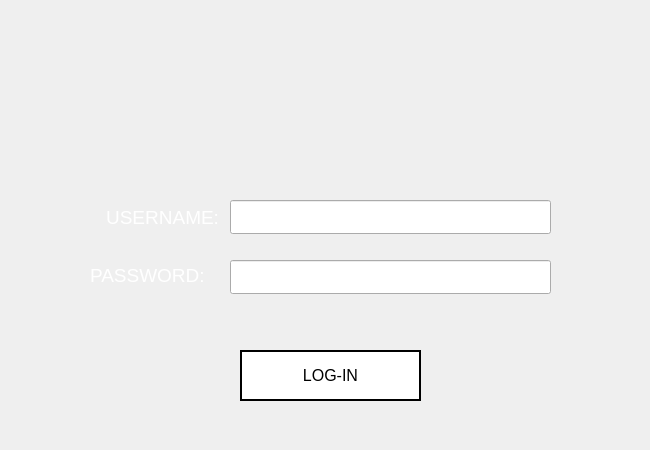
<?xml version="1.0" encoding="UTF-8"?>
<ui version="4.0">
 <class>admin_log</class>
 <widget class="QMainWindow" name="admin_log">
  <property name="geometry">
   <rect>
    <x>0</x>
    <y>0</y>
    <width>650</width>
    <height>450</height>
   </rect>
  </property>
  <property name="minimumSize">
   <size>
    <width>650</width>
    <height>450</height>
   </size>
  </property>
  <property name="maximumSize">
   <size>
    <width>650</width>
    <height>450</height>
   </size>
  </property>
  <property name="cursor">
   <cursorShape>ArrowCursor</cursorShape>
  </property>
  <property name="windowTitle">
   <string>Admin Login</string>
  </property>
  <property name="windowIcon">
   <iconset>
    <normaloff>icon.png</normaloff>icon.png</iconset>
  </property>
  <property name="styleSheet">
   <string notr="true">QWidget#centralwidget{
border-image: url(./gradient.png);
}

QPushButton{
background: transparent;
background-color: white;
border: 2px solid black;
}

QPushButton:hover{
background-color: rgb(30, 30, 30);
color: white;
}

QPushButton:pressed
{
font: bold;
}

</string>
  </property>
  <widget class="QWidget" name="centralwidget">
   <widget class="QPushButton" name="sys_log">
    <property name="geometry">
     <rect>
      <x>240</x>
      <y>350</y>
      <width>181</width>
      <height>51</height>
     </rect>
    </property>
    <property name="font">
     <font>
      <pointsize>12</pointsize>
      <weight>50</weight>
      <bold>false</bold>
     </font>
    </property>
    <property name="cursor">
     <cursorShape>PointingHandCursor</cursorShape>
    </property>
    <property name="styleSheet">
     <string notr="true"/>
    </property>
    <property name="text">
     <string>LOG-IN</string>
    </property>
   </widget>
   <widget class="QLineEdit" name="sys_username">
    <property name="geometry">
     <rect>
      <x>230</x>
      <y>200</y>
      <width>321</width>
      <height>34</height>
     </rect>
    </property>
    <property name="font">
     <font>
      <pointsize>14</pointsize>
     </font>
    </property>
    <property name="styleSheet">
     <string notr="true"/>
    </property>
    <property name="maxLength">
     <number>50</number>
    </property>
   </widget>
   <widget class="QLineEdit" name="sys_pass">
    <property name="geometry">
     <rect>
      <x>230</x>
      <y>260</y>
      <width>321</width>
      <height>34</height>
     </rect>
    </property>
    <property name="font">
     <font>
      <pointsize>14</pointsize>
     </font>
    </property>
    <property name="styleSheet">
     <string notr="true"/>
    </property>
    <property name="maxLength">
     <number>50</number>
    </property>
    <property name="echoMode">
     <enum>QLineEdit::Password</enum>
    </property>
   </widget>
   <widget class="QLabel" name="label">
    <property name="geometry">
     <rect>
      <x>90</x>
      <y>180</y>
      <width>129</width>
      <height>76</height>
     </rect>
    </property>
    <property name="font">
     <font>
      <pointsize>14</pointsize>
     </font>
    </property>
    <property name="styleSheet">
     <string notr="true"/>
    </property>
    <property name="text">
     <string>&lt;html&gt;&lt;head/&gt;&lt;body&gt;&lt;p align=&quot;right&quot;&gt;&lt;span style=&quot; color:#ffffff;&quot;&gt;USERNAME:&lt;/span&gt;&lt;/p&gt;&lt;/body&gt;&lt;/html&gt;</string>
    </property>
   </widget>
   <widget class="QLabel" name="label_2">
    <property name="geometry">
     <rect>
      <x>90</x>
      <y>250</y>
      <width>129</width>
      <height>51</height>
     </rect>
    </property>
    <property name="font">
     <font>
      <pointsize>14</pointsize>
      <kerning>true</kerning>
     </font>
    </property>
    <property name="styleSheet">
     <string notr="true"/>
    </property>
    <property name="text">
     <string>&lt;html&gt;&lt;head/&gt;&lt;body&gt;&lt;p&gt;&lt;span style=&quot; color:#ffffff;&quot;&gt;PASSWORD:&lt;/span&gt;&lt;/p&gt;&lt;/body&gt;&lt;/html&gt;</string>
    </property>
   </widget>
  </widget>
 </widget>
 <resources/>
 <connections/>
</ui>
